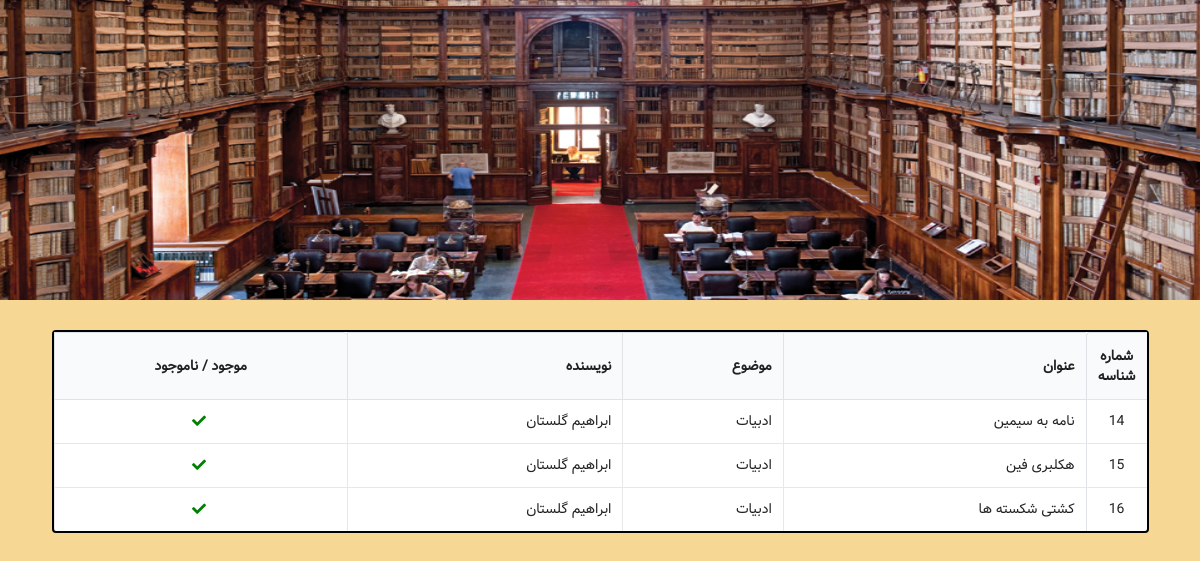
Page /books/ادبیات on the committed database.
### books/models.py (models this page shows, shortened)
class Book(models.Model):
    title = models.CharField(max_length=200)
    subject = models.ForeignKey('Subject', on_delete=models.CASCADE, blank=True, null=True)
    author = models.ForeignKey('Author', on_delete=models.CASCADE, blank=True, null=True)
    available = models.BooleanField(default=True)
    favorite = models.ManyToManyField(User, blank=True)

class Subject(models.Model):
    title = models.CharField(max_length=100)
    authors = models.ManyToManyField(Author, blank=True)
    books = models.ManyToManyField(Book, related_name='+', blank=True)
    def __str__(self):
        return self.title

class Author(models.Model):
    name = models.CharField(max_length=100)
    image = models.ImageField(upload_to='author/', null=True, blank=True)
    about = models.TextField(default='')
    books = models.ManyToManyField(Book, related_name='+', blank=True)
    def __str__(self):
        return self.name

### books/views.py (the view)
# urls.py: path('books/<title>', BookView.as_view(), name='book'),
class BookView(generic.ListView):
    model = Book
    template_name = 'main.html'
    paginate_by = 8
    def get_context_data(self, *, object_list=None, **kwargs):
        data = super().get_context_data(**kwargs)
        title = self.kwargs['title'].replace('-', ' ')
        books = Book.objects.filter(subject__title=title)
        data['page_obj'] = books
        return data

### books/templates/main.html (shortened to what this page needs)
{% extends 'base.html' %}
{% block content%}
<table class="ui celled table">
    <thead>
    {% if books or page_obj or subjects %}
    <tr>
        <th class="border-left text-center w-30">شماره شناسه
        </th>
        <th>عنوان</th>
        <th>موضوع</th>
        <th>نویسنده</th>
        <th class="text-center">موجود / ناموجود</th>
    </tr>
    {% else %}
    <tr>
        <th class="border-left text-center">تصویر</th>
        <th class="border-left text-center">نام</th>
        <th class="text-center">جزییات</th>
    </tr>
    {% endif %}
    </thead>
    <tbody>
    {% if page_obj %}
    {% for book in page_obj %}
    <tr id="row{{book.id}}">
        <td class="text-center border-left">{{book.id}}</td>
        <td id="title{{book.id}}">{{book.title}}
        </td>
        <td id="subject{{book.id}}">{{book.subject}}</td>
        <td id="author{{book.id}}">{{book.author}}</td>
        <td class="text-center">
            <i id="available{{book.id}}"
               class=" {% if book.available %}check{% else %}x text-danger{% endif %} icon"></i>
        </td>
    </tr>
    {% endfor %}
    {% endif %}
    </tbody>
</table>
{% endblock %}

### assets/css/style.css (style rules this page uses)
.border-left { border-left: 1px solid #bbbbbb; }
.celled { margin-top: 30px !important; direction: rtl !important; border: 2px solid black !important; margin-bottom: 30px !important; font-family: Vazir !important; text-align: right !important; }
.check { color: green; }

### books/templates/main.html (style rules this page uses)
.w-30 { width: 30px; }

### rows in the picture
Book: id "14", title "نامه به سیمین", subject "ادبیات", author "ابراهیم گلستان", available True (drawn)
Book: id "15", title "هکلبری فین", subject "ادبیات", author "ابراهیم گلستان", available True (drawn)
Book: id "16", title "کشتی شکسته ها", subject "ادبیات", author "ابراهیم گلستان", available True (drawn)
